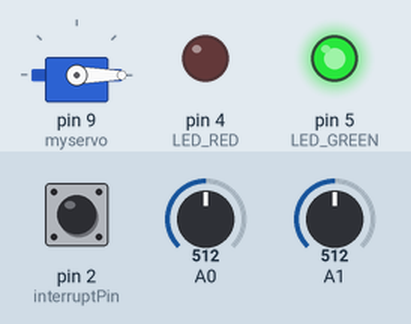
Bench run of a sketch on a simulated Arduino Uno, built with avr-gcc and run on an emulated ATmega328P. Parts: servo, output pins drawn as LEDs (lit = HIGH). The test bench sets the inputs (shaded band); at power-on: A1 = 512, A0 = 512, pin 2 (interruptPin) HIGH. What the sketch prints to the serial monitor is not drawn.

Above: at 2.8 s.
2.9 s: A1 set to 716
7.8 s: A0 set to 109
At 8.6 s:
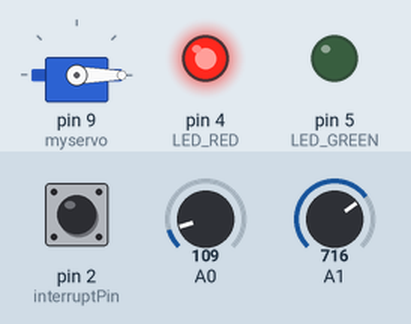
9.8 s: A0 set to 90
14.7 s: pin 2 (interruptPin) pulled LOW for 1.7 s
At 15.8 s:
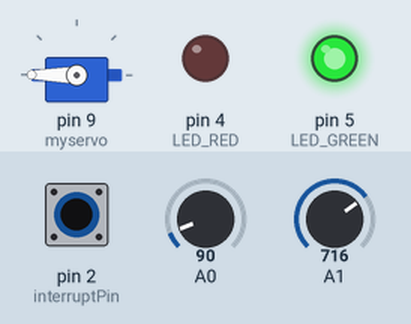
21.3 s: pin 2 (interruptPin) pulled LOW for 3.2 s
At 26.0 s:
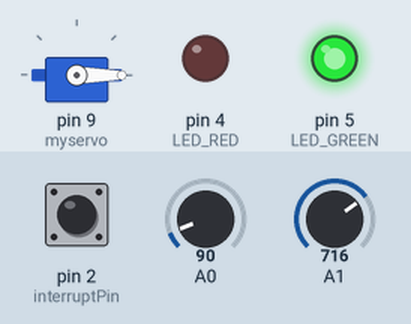
29.4 s: A1 set to 587
32.2 s: A1 set to 568
Timing chart, 0 to 35.2 s (numbered marks = the images above; inputs shaded):
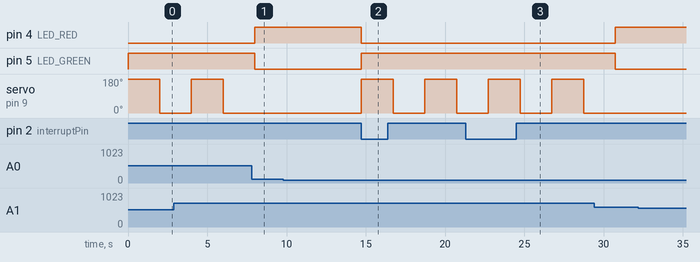

Measured:
- after the input at 9.8 s, every drawn part: stays the same
- after the input at 14.7 s, pin 4 (LED_RED): HIGH → LOW at once; pin 5 (LED_GREEN): LOW → HIGH at once; servo on pin 9 (myservo): alternates 180° for 2.0 s and 0° for 2.0 s, starting at once
- after the input at 21.3 s, pin 4 (LED_RED): stays LOW (without the input it goes to HIGH after 1.4 s); pin 5 (LED_GREEN): stays HIGH (without the input it goes to LOW after 1.4 s); servo on pin 9 (myservo): alternates 180° for 2.0 s and 0° for 2.0 s, starting after 1.4 s
- after the input at 32.2 s, every drawn part: stays the same

The sketch:

test_serve.ino
```cpp
#include <Servo.h>

Servo myservo;  // create servo
int Left_Value = 570;
int Right_Value = 580;
const byte interruptPin = 2;


int Temp = 50;
const int LED_RED = 4;
const int LED_GREEN = 5;
int flag = 0;
void setup() {
  // put your setup code here, to run once:
  pinMode(14, INPUT);
  pinMode(15, INPUT);
  //pinMode(16, INPUT);
  //pinMode(17, INPUT);
 // pinMode(18, INPUT);
 Serial.begin(9600);
 myservo.attach(9);
 // pinMode(14, INPUT);
  pinMode(LED_RED, OUTPUT);
  pinMode(LED_GREEN, OUTPUT);
  pinMode(interruptPin, INPUT_PULLUP);
  attachInterrupt(digitalPinToInterrupt(interruptPin), blink, CHANGE);
}

void loop() {
  // put your main code here, to run repeatedly:
  int a,b,c,d,e,f,g;
  while(1)
  {

    digitalWrite(LED_GREEN,HIGH);
        digitalWrite(LED_RED,LOW);
 //   a = analogRead(14);b = analogRead(15);
  //  c = analogRead(16);d = analogRead(17);
  //  e = analogRead(18);

  f = analogRead(14);g = analogRead(15);
  Serial.print(f);
  Serial.print("      ");Serial.print(g);
  Serial.print('\n');

  myservo.write(180);  delay(2000);
  f = analogRead(14);g = analogRead(15);
  Serial.print(f);
  Serial.print("      ");Serial.print(g);
  Serial.print("      ");Serial.print(flag);
  Serial.print('\n');
  if(f >= Left_Value && flag == 0)
  {
    flag++;
  }
  myservo.write(0);  delay(2000);
  f = analogRead(14);g = analogRead(15);
  Serial.print(f);
  Serial.print("      ");Serial.print(g);
  Serial.print("      ");Serial.print(flag);
  Serial.print('\n');
  if(g >= Right_Value && flag == 1)
  {
    flag++;
  }
  if(flag == 2)
  {
    Serial.print("      ");Serial.print(flag);
    digitalWrite(LED_GREEN,LOW);
      digitalWrite(LED_RED,HIGH);
    flag++;
  }
  else
  {
    flag++;
  }
  Serial.print("      ");Serial.print(flag);
  while(flag == 3)
  {
    Serial.print("      ");Serial.print(flag);
   }
  Serial.print("      ");Serial.print("4444");

  }


}


void blink() {
  flag = 0;
}
```
